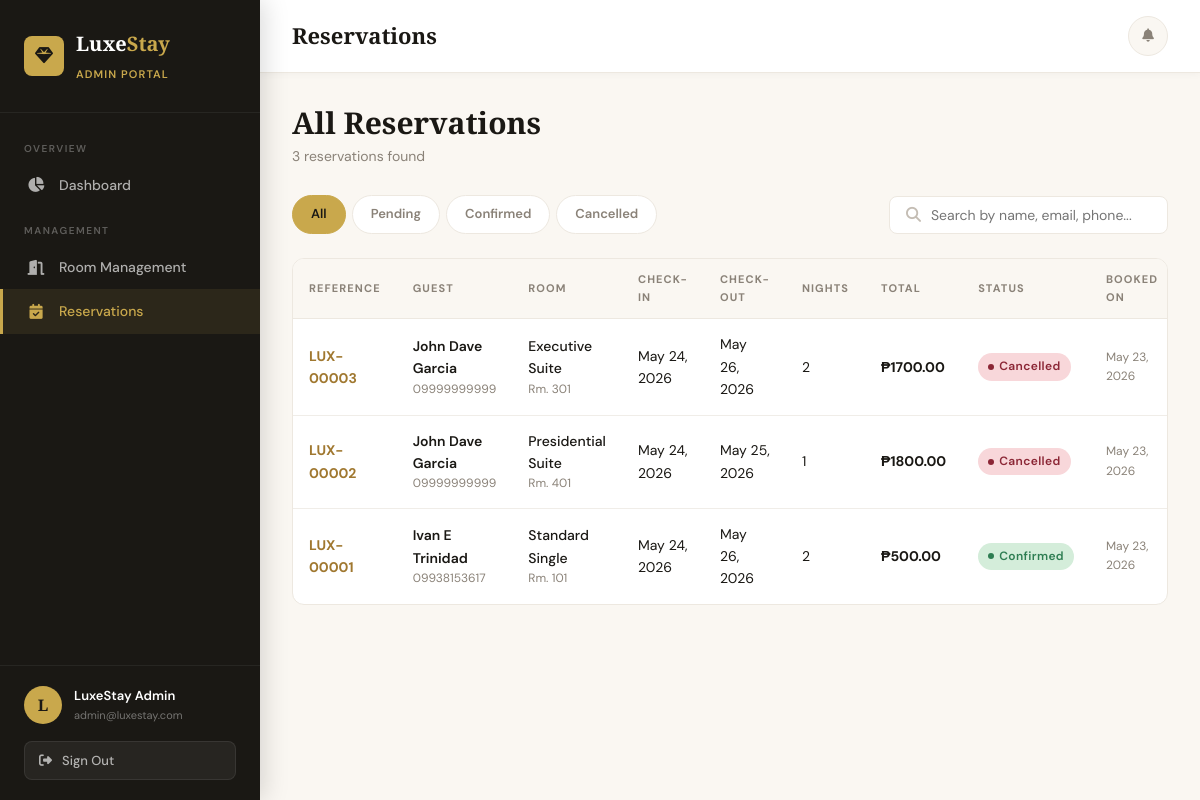
Screenshot of /admin/reservations (signed in) with the database file from the repository.
### app/models/user.py (models this page shows, shortened)
class User(db.Model, UserMixin):
    __tablename__ = 'users'
    id = db.Column(db.Integer, primary_key=True)
    fullname = db.Column(db.String(150), nullable=False)
    email = db.Column(db.String(150), unique=True, nullable=False)
    password = db.Column(db.String(256), nullable=False)
    phone = db.Column(db.String(20), nullable=True)
    role = db.Column(db.String(20), nullable=False, default='customer')
    created_at = db.Column(db.DateTime, default=datetime.utcnow)
    reservations = db.relationship('Reservation', backref='customer', lazy=True)
    def is_admin(self):
        return self.role == 'admin'

### app/models/reservation.py (models this page shows, shortened)
class Reservation(db.Model):
    __tablename__ = 'reservations'
    id = db.Column(db.Integer, primary_key=True)
    user_id = db.Column(db.Integer, db.ForeignKey('users.id'), nullable=False)
    room_id = db.Column(db.Integer, db.ForeignKey('rooms.id'), nullable=False)
    fullname = db.Column(db.String(150), nullable=False)
    email = db.Column(db.String(150), nullable=False)
    phone = db.Column(db.String(20), nullable=False)
    check_in = db.Column(db.Date, nullable=False)
    check_out = db.Column(db.Date, nullable=False)
    arrival_time = db.Column(db.String(20), nullable=True)
    guests = db.Column(db.Integer, nullable=False, default=1)
    special_requests = db.Column(db.Text, nullable=True)
    status = db.Column(db.String(20), nullable=False, default='pending')  # pending, confirmed, cancelled
    created_at = db.Column(db.DateTime, default=datetime.utcnow)
    updated_at = db.Column(db.DateTime, default=datetime.utcnow, onupdate=datetime.utcnow)
    def nights(self):
        delta = self.check_out - self.check_in
        return delta.days
    def total_price(self):
        return self.nights() * self.room.price
    def booking_reference(self):
        return f'LUX-{self.id:05d}'

### app/models/room.py (models this page shows, shortened)
class Room(db.Model):
    __tablename__ = 'rooms'
    id = db.Column(db.Integer, primary_key=True)
    room_number = db.Column(db.String(20), unique=True, nullable=False)
    room_name = db.Column(db.String(100), nullable=False)
    room_type = db.Column(db.String(50), nullable=False)
    price = db.Column(db.Float, nullable=False)
    description = db.Column(db.Text, nullable=True)
    amenities = db.Column(db.Text, nullable=True)
    image = db.Column(db.String(256), nullable=True, default='default_room.jpg')
    availability = db.Column(db.Boolean, default=True)
    created_at = db.Column(db.DateTime, default=datetime.utcnow)
    reservations = db.relationship('Reservation', backref='room', lazy=True)

### app/routes/admin.py (the view, shortened to what this page needs)
@admin_bp.route('/reservations')
@login_required
@admin_required
def reservations():
    status_filter = request.args.get('status', '')
    search = request.args.get('search', '').strip()
    query = Reservation.query
    if status_filter:
        query = query.filter_by(status=status_filter)
    reservations = query.order_by(Reservation.created_at.desc()).all()
    return render_template('admin/reservations.html',
        reservations=reservations, status_filter=status_filter, search=search)

### app/routes/admin.py (called while the page is built)
def admin_required(f):
    @wraps(f)
    def decorated(*args, **kwargs):
        if not current_user.is_authenticated or not current_user.is_admin():
            flash('Access denied. Admin privileges required.', 'danger')
            return redirect(url_for('auth.login'))
        return f(*args, **kwargs)
    return decorated

### app/templates/admin/reservations.html (shortened to what this page needs)
{% extends "admin/base_admin.html" %}
{% block page_title %}Reservations{% endblock %}
{% block admin_content %}
<div class="page-header">
  <div class="page-header-left">
    <h1>All Reservations</h1>
    <p>{{ reservations|length }} reservation{{ 's' if reservations|length != 1 }} found</p>
  </div>
</div>
<div class="filter-bar">
  <div class="filter-tabs">
    <a href="{{ url_for('admin.reservations') }}" class="filter-tab {% if not status_filter %}active{% endif %}">All</a>
    <a href="{{ url_for('admin.reservations', status='pending') }}" class="filter-tab {% if status_filter == 'pending' %}active{% endif %}">Pending</a>
    <a href="{{ url_for('admin.reservations', status='confirmed') }}" class="filter-tab {% if status_filter == 'confirmed' %}active{% endif %}">Confirmed</a>
    <a href="{{ url_for('admin.reservations', status='cancelled') }}" class="filter-tab {% if status_filter == 'cancelled' %}active{% endif %}">Cancelled</a>
  </div>
  <form method="GET" class="search-bar" style="margin-left:auto;">
    <i class="fas fa-search"></i>
    <input type="text" name="search" placeholder="Search by name, email, phone..." value="{{ search }}">
  </form>
</div>
<div class="card">
  {% if reservations %}
  <div class="table-wrapper">
    <table>
      <thead>
        <tr>
          <th>Reference</th>
          <th>Guest</th>
          <th>Room</th>
          <th>Check-in</th>
          <th>Check-out</th>
          <th>Nights</th>
          <th>Total</th>
          <th>Status</th>
          <th>Booked On</th>
        </tr>
      </thead>
      <tbody>
        {% for res in reservations %}
        <tr>
          <td><strong style="color:var(--gold-dark);">{{ res.booking_reference() }}</strong></td>
          <td>
            <div style="font-weight:600;">{{ res.fullname }}</div>
            <div style="font-size:12px;color:var(--stone);">{{ res.phone }}</div>
          </td>
          <td>
            <div style="font-weight:500;">{{ res.room.room_name }}</div>
            <div style="font-size:12px;color:var(--stone);">Rm. {{ res.room.room_number }}</div>
          </td>
          <td>{{ res.check_in.strftime('%b %d, %Y') }}</td>
          <td>{{ res.check_out.strftime('%b %d, %Y') }}</td>
          <td>{{ res.nights() }}</td>
          <td><strong>₱{{ "%.2f"|format(res.total_price()) }}</strong></td>
          <td><span class="badge badge-{{ res.status }}">{{ res.status }}</span></td>
          <td style="font-size:12px;color:var(--stone);">{{ res.created_at.strftime('%b %d, %Y') }}</td>
        </tr>
        {% endfor %}
      </tbody>
    </table>
  </div>
  {% else %}
  <div class="empty-state">
    <i class="fas fa-calendar-times"></i>
    <h3>No Reservations Found</h3>
    <p>{% if search or status_filter %}Try adjusting your filters.{% else %}Reservations will appear here when customers book rooms.{% endif %}</p>
  </div>
  {% endif %}
</div>
{% endblock %}

### app/templates/admin/base_admin.html (shortened to what this page needs)
{% extends "base.html" %}
{% block content %}
<div class="app-layout">
  <aside class="sidebar" id="sidebar">
    <div class="sidebar-header">
      <div class="sidebar-logo">
        <div class="logo-icon"><i class="fas fa-gem"></i></div>
        <div>
          <div class="logo-name">Luxe<span>Stay</span></div>
          <div class="sidebar-role">Admin Portal</div>
        </div>
      </div>
    </div>
    <nav class="sidebar-nav">
      <div class="nav-section">
        <div class="nav-section-label">Overview</div>
        <a href="{{ url_for('admin.dashboard') }}" class="nav-link {% if request.endpoint == 'admin.dashboard' %}active{% endif %}">
          <i class="fas fa-chart-pie"></i> Dashboard
        </a>
      </div>
      <div class="nav-section">
        <div class="nav-section-label">Management</div>
        <a href="{{ url_for('admin.rooms') }}" class="nav-link {% if 'room' in request.endpoint %}active{% endif %}">
          <i class="fas fa-door-open"></i> Room Management
        </a>
        <a href="{{ url_for('admin.reservations') }}" class="nav-link {% if 'reservation' in request.endpoint and request.endpoint != 'admin.dashboard' %}active{% endif %}">
          <i class="fas fa-calendar-check"></i> Reservations
        </a>
      </div>
    </nav>
    <div class="sidebar-footer">
      <div class="sidebar-user">
        <div class="sidebar-avatar">{{ current_user.fullname[0] }}</div>
        <div class="sidebar-user-info">
          <div class="name">{{ current_user.fullname }}</div>
          <div class="email">{{ current_user.email }}</div>
        </div>
      </div>
      <form action="{{ url_for('auth.logout') }}" method="GET">
        <button type="submit" class="btn-logout"><i class="fas fa-sign-out-alt"></i> Sign Out</button>
      </form>
    </div>
  </aside>
  <div class="main-content">
    <header class="topbar">
      <div class="d-flex align-center gap-12">
        <div class="topbar-title">{% block page_title %}Dashboard{% endblock %}</div>
      </div>
      <div class="topbar-actions">
        <div style="position:relative;">
          <button class="notification-btn" id="notifBtn" title="Notifications">
            <i class="fas fa-bell"></i>
          </button>
        </div>
      </div>
    </header>
    <div class="page-content">
      {% block admin_content %}{% endblock %}
    </div>
  </div>
</div>
{% endblock %}

### rows the page displays
User: fullname "L", fullname "LuxeStay Admin", email "admin@luxestay.com"
Reservation: booking_reference "LUX-00003", fullname "John Dave Garcia", phone "09999999999", room.room_name "Executive Suite", room.room_number "301", check_in "May 24, 2026", check_out "May 26, 2026", nights "2", total_price "1700.00", status "Cancelled", created_at "May 23, 2026"
Reservation: booking_reference "LUX-00002", fullname "John Dave Garcia", phone "09999999999", room.room_name "Presidential Suite", room.room_number "401", check_in "May 24, 2026", check_out "May 25, 2026", nights "1", total_price "1800.00", status "Cancelled", created_at "May 23, 2026"
Reservation: booking_reference "LUX-00001", fullname "Ivan E Trinidad", phone "09938153617", room.room_name "Standard Single", room.room_number "101", check_in "May 24, 2026", check_out "May 26, 2026", nights "2", total_price "500.00", status "Confirmed", created_at "May 23, 2026"

### other values shown
{{ reservations|length }} "3"
{{ 's' if reservations|length != 1 }} "s"
